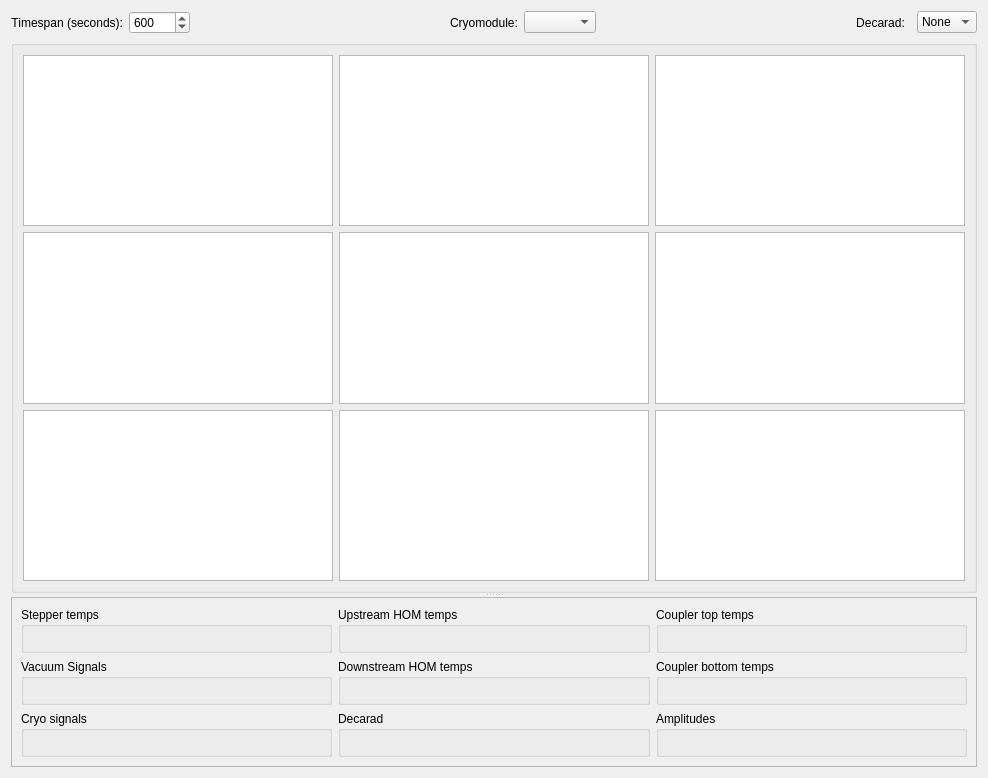
<?xml version="1.0" encoding="UTF-8"?>
<ui version="4.0">
 <class>Form</class>
 <widget class="QWidget" name="Form">
  <property name="geometry">
   <rect>
    <x>0</x>
    <y>0</y>
    <width>988</width>
    <height>778</height>
   </rect>
  </property>
  <property name="windowTitle">
   <string>Form</string>
  </property>
  <layout class="QGridLayout" name="gridLayout_3">
   <item row="0" column="0">
    <widget class="QLabel" name="label">
     <property name="text">
      <string>Timespan (seconds):</string>
     </property>
     <property name="alignment">
      <set>Qt::AlignRight|Qt::AlignTrailing|Qt::AlignVCenter</set>
     </property>
    </widget>
   </item>
   <item row="0" column="3">
    <widget class="QLabel" name="label_2">
     <property name="text">
      <string>Cryomodule:</string>
     </property>
     <property name="alignment">
      <set>Qt::AlignCenter</set>
     </property>
    </widget>
   </item>
   <item row="0" column="2">
    <spacer name="horizontalSpacer">
     <property name="orientation">
      <enum>Qt::Horizontal</enum>
     </property>
     <property name="sizeHint" stdset="0">
      <size>
       <width>40</width>
       <height>20</height>
      </size>
     </property>
    </spacer>
   </item>
   <item row="0" column="1">
    <widget class="QSpinBox" name="timespan_spinbox">
     <property name="minimum">
      <number>1</number>
     </property>
     <property name="maximum">
      <number>10000</number>
     </property>
     <property name="singleStep">
      <number>60</number>
     </property>
     <property name="value">
      <number>600</number>
     </property>
    </widget>
   </item>
   <item row="0" column="4">
    <widget class="QComboBox" name="cryo_combobox"/>
   </item>
   <item row="0" column="6">
    <widget class="QLabel" name="label_3">
     <property name="text">
      <string>Decarad:</string>
     </property>
     <property name="alignment">
      <set>Qt::AlignCenter</set>
     </property>
    </widget>
   </item>
   <item row="3" column="0" colspan="9">
    <widget class="QSplitter" name="splitter">
     <property name="toolTip">
      <string>Note that the readouts are collapsible</string>
     </property>
     <property name="orientation">
      <enum>Qt::Vertical</enum>
     </property>
     <widget class="QGroupBox" name="groupBox">
      <property name="title">
       <string/>
      </property>
      <layout class="QGridLayout" name="gridLayout">
       <item row="5" column="1">
        <widget class="PyDMTimePlot" name="plot_decarad">
         <property name="toolTip">
          <string/>
         </property>
         <property name="showXGrid">
          <bool>true</bool>
         </property>
         <property name="showYGrid">
          <bool>true</bool>
         </property>
         <property name="yAxes">
          <stringlist/>
         </property>
         <property name="title" stdset="0">
          <string>Decarad</string>
         </property>
         <property name="showLegend">
          <bool>true</bool>
         </property>
         <property name="maxRedrawRate" stdset="0">
          <number>1</number>
         </property>
         <property name="curves">
          <stringlist/>
         </property>
         <property name="updatesAsynchronously">
          <bool>true</bool>
         </property>
         <property name="updateMode" stdset="0">
          <enum>PyDMTimePlot::AtFixedRate</enum>
         </property>
         <property name="timeSpan">
          <double>600.000000000000000</double>
         </property>
        </widget>
       </item>
       <item row="5" column="0">
        <widget class="PyDMArchiverTimePlot" name="plot_cryosignals">
         <property name="toolTip">
          <string/>
         </property>
         <property name="showXGrid">
          <bool>true</bool>
         </property>
         <property name="showYGrid">
          <bool>true</bool>
         </property>
         <property name="yAxes">
          <stringlist>
           <string>{&quot;name&quot;: &quot;jt&quot;, &quot;orientation&quot;: &quot;left&quot;, &quot;label&quot;: &quot;JT (%)&quot;, &quot;minRange&quot;: -1.0, &quot;maxRange&quot;: 1.0, &quot;autoRange&quot;: true, &quot;logMode&quot;: false}</string>
           <string>{&quot;name&quot;: &quot;ds&quot;, &quot;orientation&quot;: &quot;right&quot;, &quot;label&quot;: &quot;DS Level (%)&quot;, &quot;minRange&quot;: -1.0, &quot;maxRange&quot;: 1.0, &quot;autoRange&quot;: true, &quot;logMode&quot;: false}</string>
           <string>{&quot;name&quot;: &quot;us&quot;, &quot;orientation&quot;: &quot;right&quot;, &quot;label&quot;: &quot;US Level (%)&quot;, &quot;minRange&quot;: -1.0, &quot;maxRange&quot;: 1.0, &quot;autoRange&quot;: true, &quot;logMode&quot;: false}</string>
           <string>{&quot;name&quot;: &quot;press&quot;, &quot;orientation&quot;: &quot;left&quot;, &quot;label&quot;: &quot;DS Pressure (mbar)&quot;, &quot;minRange&quot;: -1.0, &quot;maxRange&quot;: 1.0, &quot;autoRange&quot;: true, &quot;logMode&quot;: false}</string>
           <string>{&quot;name&quot;: &quot;heat&quot;, &quot;orientation&quot;: &quot;left&quot;, &quot;label&quot;: &quot;Heater (W)&quot;, &quot;minRange&quot;: -1.0, &quot;maxRange&quot;: 1.0, &quot;autoRange&quot;: true, &quot;logMode&quot;: false}</string>
          </stringlist>
         </property>
         <property name="title" stdset="0">
          <string>Cryo Signals</string>
         </property>
         <property name="showLegend">
          <bool>true</bool>
         </property>
         <property name="updateMode" stdset="0">
          <enum>PyDMTimePlot::AtFixedRate</enum>
         </property>
         <property name="timeSpan">
          <double>6000.000000000000000</double>
         </property>
         <property name="curves">
          <stringlist/>
         </property>
        </widget>
       </item>
       <item row="3" column="2">
        <widget class="PyDMArchiverTimePlot" name="plot_couplerbot_temp">
         <property name="toolTip">
          <string/>
         </property>
         <property name="showXGrid">
          <bool>true</bool>
         </property>
         <property name="showYGrid">
          <bool>true</bool>
         </property>
         <property name="title" stdset="0">
          <string>Coupler Bottom Temperatures</string>
         </property>
         <property name="showLegend">
          <bool>true</bool>
         </property>
         <property name="updateMode" stdset="0">
          <enum>PyDMTimePlot::AtFixedRate</enum>
         </property>
         <property name="timeSpan">
          <double>600.000000000000000</double>
         </property>
        </widget>
       </item>
       <item row="1" column="2">
        <widget class="PyDMArchiverTimePlot" name="plot_couplertop_temp">
         <property name="toolTip">
          <string/>
         </property>
         <property name="showXGrid">
          <bool>true</bool>
         </property>
         <property name="showYGrid">
          <bool>true</bool>
         </property>
         <property name="title" stdset="0">
          <string>Coupler Top Temperatures</string>
         </property>
         <property name="showLegend">
          <bool>true</bool>
         </property>
         <property name="updateMode" stdset="0">
          <enum>PyDMTimePlot::AtFixedRate</enum>
         </property>
         <property name="timeSpan">
          <double>600.000000000000000</double>
         </property>
        </widget>
       </item>
       <item row="1" column="1">
        <widget class="PyDMArchiverTimePlot" name="plot_homus_temp">
         <property name="toolTip">
          <string/>
         </property>
         <property name="showXGrid">
          <bool>true</bool>
         </property>
         <property name="showYGrid">
          <bool>true</bool>
         </property>
         <property name="title" stdset="0">
          <string>Upstream HOM Temperatures</string>
         </property>
         <property name="showLegend">
          <bool>true</bool>
         </property>
         <property name="updateMode" stdset="0">
          <enum>PyDMTimePlot::AtFixedRate</enum>
         </property>
         <property name="timeSpan">
          <double>600.000000000000000</double>
         </property>
        </widget>
       </item>
       <item row="3" column="0">
        <widget class="PyDMArchiverTimePlot" name="plot_cmvacuum">
         <property name="toolTip">
          <string/>
         </property>
         <property name="showXGrid">
          <bool>true</bool>
         </property>
         <property name="showYGrid">
          <bool>true</bool>
         </property>
         <property name="yAxes">
          <stringlist>
           <string>{&quot;name&quot;: &quot;!96&quot;, &quot;orientation&quot;: &quot;left&quot;, &quot;label&quot;: null, &quot;minRange&quot;: -1.0, &quot;maxRange&quot;: 1.0, &quot;autoRange&quot;: true, &quot;logMode&quot;: false}</string>
           <string>{&quot;name&quot;: &quot;x96&quot;, &quot;orientation&quot;: &quot;right&quot;, &quot;label&quot;: null, &quot;minRange&quot;: -1.0, &quot;maxRange&quot;: 1.0, &quot;autoRange&quot;: true, &quot;logMode&quot;: false}</string>
          </stringlist>
         </property>
         <property name="title" stdset="0">
          <string>Vacuum Signals</string>
         </property>
         <property name="showLegend">
          <bool>true</bool>
         </property>
         <property name="updateMode" stdset="0">
          <enum>PyDMTimePlot::AtFixedRate</enum>
         </property>
         <property name="timeSpan">
          <double>600.000000000000000</double>
         </property>
         <property name="curves">
          <stringlist/>
         </property>
        </widget>
       </item>
       <item row="1" column="0">
        <widget class="PyDMArchiverTimePlot" name="plot_steppertemps">
         <property name="toolTip">
          <string/>
         </property>
         <property name="showXGrid">
          <bool>true</bool>
         </property>
         <property name="showYGrid">
          <bool>true</bool>
         </property>
         <property name="title" stdset="0">
          <string>Stepper Temperatures</string>
         </property>
         <property name="showLegend">
          <bool>true</bool>
         </property>
         <property name="updateMode" stdset="0">
          <enum>PyDMTimePlot::AtFixedRate</enum>
         </property>
         <property name="timeSpan">
          <double>600.000000000000000</double>
         </property>
        </widget>
       </item>
       <item row="3" column="1">
        <widget class="PyDMArchiverTimePlot" name="plot_homds_temp">
         <property name="toolTip">
          <string/>
         </property>
         <property name="showXGrid">
          <bool>true</bool>
         </property>
         <property name="showYGrid">
          <bool>true</bool>
         </property>
         <property name="title" stdset="0">
          <string>Downstream HOM Temperatures</string>
         </property>
         <property name="showLegend">
          <bool>true</bool>
         </property>
         <property name="updateMode" stdset="0">
          <enum>PyDMTimePlot::AtFixedRate</enum>
         </property>
         <property name="timeSpan">
          <double>600.000000000000000</double>
         </property>
        </widget>
       </item>
       <item row="5" column="2">
        <widget class="PyDMArchiverTimePlot" name="plot_amps">
         <property name="toolTip">
          <string/>
         </property>
         <property name="showXGrid">
          <bool>true</bool>
         </property>
         <property name="showYGrid">
          <bool>true</bool>
         </property>
         <property name="title" stdset="0">
          <string>Cavity Amplitudes</string>
         </property>
         <property name="showLegend">
          <bool>true</bool>
         </property>
         <property name="updateMode" stdset="0">
          <enum>PyDMTimePlot::AtFixedRate</enum>
         </property>
         <property name="timeSpan">
          <double>600.000000000000000</double>
         </property>
        </widget>
       </item>
      </layout>
     </widget>
     <widget class="QScrollArea" name="scrollArea">
      <property name="minimumSize">
       <size>
        <width>0</width>
        <height>170</height>
       </size>
      </property>
      <property name="widgetResizable">
       <bool>true</bool>
      </property>
      <widget class="QWidget" name="scrollAreaWidgetContents_3">
       <property name="geometry">
        <rect>
         <x>0</x>
         <y>0</y>
         <width>968</width>
         <height>281</height>
        </rect>
       </property>
       <layout class="QGridLayout" name="gridLayout_2">
        <item row="0" column="1">
         <widget class="QGroupBox" name="groupBox_2">
          <property name="title">
           <string>Upstream HOM temps</string>
          </property>
          <layout class="QVBoxLayout" name="verticalLayout_3">
           <item>
            <layout class="QFormLayout" name="up_hom_form"/>
           </item>
          </layout>
         </widget>
        </item>
        <item row="2" column="1">
         <widget class="QGroupBox" name="groupBox_8">
          <property name="title">
           <string>Decarad</string>
          </property>
          <layout class="QVBoxLayout" name="verticalLayout_9">
           <item>
            <layout class="QFormLayout" name="decarad_form"/>
           </item>
          </layout>
         </widget>
        </item>
        <item row="0" column="2">
         <widget class="QGroupBox" name="groupBox_3">
          <property name="title">
           <string>Coupler top temps</string>
          </property>
          <layout class="QVBoxLayout" name="verticalLayout_4">
           <item>
            <layout class="QFormLayout" name="coup_top_form"/>
           </item>
          </layout>
         </widget>
        </item>
        <item row="1" column="1">
         <widget class="QGroupBox" name="groupBox_6">
          <property name="title">
           <string>Downstream HOM temps</string>
          </property>
          <layout class="QVBoxLayout" name="verticalLayout_7">
           <item>
            <layout class="QFormLayout" name="down_hom_form"/>
           </item>
          </layout>
         </widget>
        </item>
        <item row="1" column="2">
         <widget class="QGroupBox" name="groupBox_7">
          <property name="title">
           <string>Coupler bottom temps</string>
          </property>
          <layout class="QVBoxLayout" name="verticalLayout_8">
           <item>
            <layout class="QFormLayout" name="coup_bot_hom"/>
           </item>
          </layout>
         </widget>
        </item>
        <item row="2" column="0">
         <widget class="QGroupBox" name="groupBox_4">
          <property name="title">
           <string>Cryo signals</string>
          </property>
          <layout class="QVBoxLayout" name="verticalLayout_5">
           <item>
            <layout class="QFormLayout" name="cryo_form"/>
           </item>
          </layout>
         </widget>
        </item>
        <item row="0" column="0">
         <widget class="QGroupBox" name="groupBox_5">
          <property name="title">
           <string>Stepper temps</string>
          </property>
          <layout class="QVBoxLayout" name="verticalLayout_2">
           <item>
            <layout class="QFormLayout" name="stepper_form"/>
           </item>
          </layout>
         </widget>
        </item>
        <item row="1" column="0">
         <widget class="QGroupBox" name="groupBox_9">
          <property name="title">
           <string>Vacuum Signals</string>
          </property>
          <layout class="QVBoxLayout" name="verticalLayout_6">
           <item>
            <layout class="QFormLayout" name="vacuum_form"/>
           </item>
          </layout>
         </widget>
        </item>
        <item row="2" column="2">
         <widget class="QGroupBox" name="groupBox_10">
          <property name="title">
           <string>Amplitudes</string>
          </property>
          <layout class="QGridLayout" name="gridLayout_5">
           <item row="0" column="0">
            <layout class="QFormLayout" name="amp_form"/>
           </item>
          </layout>
         </widget>
        </item>
       </layout>
      </widget>
     </widget>
    </widget>
   </item>
   <item row="0" column="8">
    <widget class="QComboBox" name="decarad_combobox">
     <item>
      <property name="text">
       <string>None</string>
      </property>
     </item>
     <item>
      <property name="text">
       <string>1</string>
      </property>
     </item>
     <item>
      <property name="text">
       <string>2</string>
      </property>
     </item>
    </widget>
   </item>
   <item row="0" column="5">
    <spacer name="horizontalSpacer_2">
     <property name="orientation">
      <enum>Qt::Horizontal</enum>
     </property>
     <property name="sizeHint" stdset="0">
      <size>
       <width>40</width>
       <height>20</height>
      </size>
     </property>
    </spacer>
   </item>
  </layout>
 </widget>
 <customwidgets>
  <customwidget>
   <class>PyDMTimePlot</class>
   <extends>QGraphicsView</extends>
   <header>pydm.widgets.timeplot</header>
  </customwidget>
  <customwidget>
   <class>PyDMArchiverTimePlot</class>
   <extends>PyDMTimePlot</extends>
   <header>pydm.widgets.archiver_time_plot</header>
  </customwidget>
 </customwidgets>
 <resources/>
 <connections/>
</ui>
